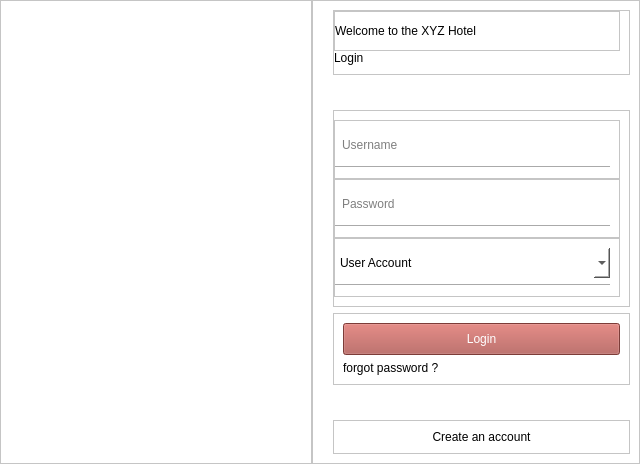
<?xml version="1.0" encoding="UTF-8"?>
<ui version="4.0">
 <class>login</class>
 <widget class="QWidget" name="login">
  <property name="geometry">
   <rect>
    <x>0</x>
    <y>0</y>
    <width>640</width>
    <height>464</height>
   </rect>
  </property>
  <property name="maximumSize">
   <size>
    <width>640</width>
    <height>16777215</height>
   </size>
  </property>
  <property name="windowTitle">
   <string>XYZ - login </string>
  </property>
  <property name="styleSheet">
   <string notr="true">background-color: rgb(255, 255, 255);</string>
  </property>
  <layout class="QHBoxLayout" name="horizontalLayout">
   <property name="spacing">
    <number>0</number>
   </property>
   <property name="leftMargin">
    <number>0</number>
   </property>
   <property name="topMargin">
    <number>0</number>
   </property>
   <property name="rightMargin">
    <number>0</number>
   </property>
   <property name="bottomMargin">
    <number>0</number>
   </property>
   <item>
    <widget class="QFrame" name="frame">
     <property name="frameShape">
      <enum>QFrame::StyledPanel</enum>
     </property>
     <property name="frameShadow">
      <enum>QFrame::Raised</enum>
     </property>
     <layout class="QHBoxLayout" name="horizontalLayout_4">
      <property name="spacing">
       <number>0</number>
      </property>
      <property name="leftMargin">
       <number>0</number>
      </property>
      <property name="topMargin">
       <number>0</number>
      </property>
      <property name="rightMargin">
       <number>0</number>
      </property>
      <property name="bottomMargin">
       <number>0</number>
      </property>
      <item>
       <widget class="QLabel" name="label_5">
        <property name="minimumSize">
         <size>
          <width>310</width>
          <height>338</height>
         </size>
        </property>
        <property name="text">
         <string/>
        </property>
       </widget>
      </item>
     </layout>
    </widget>
   </item>
   <item>
    <widget class="QFrame" name="frame_2">
     <property name="maximumSize">
      <size>
       <width>330</width>
       <height>16777215</height>
      </size>
     </property>
     <property name="styleSheet">
      <string notr="true">font-family: 'SF Pro Display';</string>
     </property>
     <property name="frameShape">
      <enum>QFrame::StyledPanel</enum>
     </property>
     <property name="frameShadow">
      <enum>QFrame::Raised</enum>
     </property>
     <layout class="QVBoxLayout" name="verticalLayout_8">
      <property name="leftMargin">
       <number>20</number>
      </property>
      <item>
       <widget class="QFrame" name="frame_3">
        <property name="frameShape">
         <enum>QFrame::StyledPanel</enum>
        </property>
        <property name="frameShadow">
         <enum>QFrame::Raised</enum>
        </property>
        <layout class="QVBoxLayout" name="verticalLayout">
         <property name="spacing">
          <number>0</number>
         </property>
         <property name="leftMargin">
          <number>0</number>
         </property>
         <property name="topMargin">
          <number>0</number>
         </property>
         <item>
          <widget class="QFrame" name="frame_7">
           <property name="frameShape">
            <enum>QFrame::StyledPanel</enum>
           </property>
           <property name="frameShadow">
            <enum>QFrame::Raised</enum>
           </property>
           <layout class="QHBoxLayout" name="horizontalLayout_2">
            <property name="spacing">
             <number>0</number>
            </property>
            <property name="leftMargin">
             <number>0</number>
            </property>
            <item>
             <widget class="QLabel" name="label">
              <property name="styleSheet">
               <string notr="true">font: 12pt &quot;SF Pro Display&quot;;</string>
              </property>
              <property name="text">
               <string>Welcome to the XYZ Hotel </string>
              </property>
             </widget>
            </item>
            <item>
             <spacer name="horizontalSpacer">
              <property name="orientation">
               <enum>Qt::Horizontal</enum>
              </property>
              <property name="sizeHint" stdset="0">
               <size>
                <width>58</width>
                <height>20</height>
               </size>
              </property>
             </spacer>
            </item>
            <item>
             <widget class="QPushButton" name="pushButton">
              <property name="cursor">
               <cursorShape>PointingHandCursor</cursorShape>
              </property>
              <property name="autoFillBackground">
               <bool>false</bool>
              </property>
              <property name="styleSheet">
               <string notr="true">border:none;</string>
              </property>
              <property name="text">
               <string/>
              </property>
              <property name="icon">
               <iconset resource="../../icon.qrc">
                <normaloff>:/newPrefix/icon/x-circle.svg</normaloff>
                <normalon>:/newPrefix/icon/x-circle 2.svg</normalon>:/newPrefix/icon/x-circle.svg</iconset>
              </property>
             </widget>
            </item>
           </layout>
          </widget>
         </item>
         <item>
          <widget class="QLabel" name="label_2">
           <property name="styleSheet">
            <string notr="true">font: 700 26pt &quot;SF Pro Display&quot;;</string>
           </property>
           <property name="text">
            <string>Login</string>
           </property>
          </widget>
         </item>
        </layout>
       </widget>
      </item>
      <item>
       <spacer name="verticalSpacer">
        <property name="orientation">
         <enum>Qt::Vertical</enum>
        </property>
        <property name="sizeHint" stdset="0">
         <size>
          <width>20</width>
          <height>0</height>
         </size>
        </property>
       </spacer>
      </item>
      <item>
       <widget class="QFrame" name="frame_4">
        <property name="frameShape">
         <enum>QFrame::StyledPanel</enum>
        </property>
        <property name="frameShadow">
         <enum>QFrame::Raised</enum>
        </property>
        <layout class="QVBoxLayout" name="verticalLayout_7">
         <property name="spacing">
          <number>0</number>
         </property>
         <property name="leftMargin">
          <number>0</number>
         </property>
         <item>
          <widget class="QFrame" name="frame_8">
           <property name="frameShape">
            <enum>QFrame::StyledPanel</enum>
           </property>
           <property name="frameShadow">
            <enum>QFrame::Raised</enum>
           </property>
           <layout class="QVBoxLayout" name="verticalLayout_3">
            <property name="leftMargin">
             <number>0</number>
            </property>
            <item>
             <widget class="QLineEdit" name="txt_u_name">
              <property name="minimumSize">
               <size>
                <width>0</width>
                <height>30</height>
               </size>
              </property>
              <property name="styleSheet">
               <string notr="true">border:none;
background:transparent;
padding:5px;
font: 11pt &quot;SF Pro Display&quot;;</string>
              </property>
              <property name="maxLength">
               <number>32</number>
              </property>
              <property name="placeholderText">
               <string>Username</string>
              </property>
             </widget>
            </item>
            <item>
             <widget class="Line" name="line">
              <property name="orientation">
               <enum>Qt::Horizontal</enum>
              </property>
             </widget>
            </item>
           </layout>
          </widget>
         </item>
         <item>
          <widget class="QFrame" name="frame_9">
           <property name="frameShape">
            <enum>QFrame::StyledPanel</enum>
           </property>
           <property name="frameShadow">
            <enum>QFrame::Raised</enum>
           </property>
           <layout class="QVBoxLayout" name="verticalLayout_5">
            <property name="leftMargin">
             <number>0</number>
            </property>
            <item>
             <widget class="QLineEdit" name="txt_u_pass">
              <property name="minimumSize">
               <size>
                <width>0</width>
                <height>30</height>
               </size>
              </property>
              <property name="styleSheet">
               <string notr="true">border:none;
background:transparent;
padding:5px;
font: 11pt &quot;SF Pro Display&quot;;</string>
              </property>
              <property name="maxLength">
               <number>10</number>
              </property>
              <property name="echoMode">
               <enum>QLineEdit::Password</enum>
              </property>
              <property name="placeholderText">
               <string>Password</string>
              </property>
             </widget>
            </item>
            <item>
             <widget class="Line" name="line_3">
              <property name="orientation">
               <enum>Qt::Horizontal</enum>
              </property>
             </widget>
            </item>
           </layout>
          </widget>
         </item>
         <item>
          <widget class="QFrame" name="frame_11">
           <property name="frameShape">
            <enum>QFrame::StyledPanel</enum>
           </property>
           <property name="frameShadow">
            <enum>QFrame::Raised</enum>
           </property>
           <layout class="QVBoxLayout" name="verticalLayout_6">
            <property name="leftMargin">
             <number>0</number>
            </property>
            <item>
             <widget class="QComboBox" name="cmb_u_acc_type">
              <property name="minimumSize">
               <size>
                <width>0</width>
                <height>30</height>
               </size>
              </property>
              <property name="cursor">
               <cursorShape>PointingHandCursor</cursorShape>
              </property>
              <property name="styleSheet">
               <string notr="true">border:none;
padding: 5px;
font: 10pt &quot;SF Pro Display&quot;;
</string>
              </property>
              <item>
               <property name="text">
                <string>User Account</string>
               </property>
              </item>
              <item>
               <property name="text">
                <string>Administrator Account</string>
               </property>
              </item>
             </widget>
            </item>
            <item>
             <widget class="Line" name="line_4">
              <property name="orientation">
               <enum>Qt::Horizontal</enum>
              </property>
             </widget>
            </item>
           </layout>
          </widget>
         </item>
        </layout>
       </widget>
      </item>
      <item>
       <widget class="QFrame" name="frame_5">
        <property name="frameShape">
         <enum>QFrame::StyledPanel</enum>
        </property>
        <property name="frameShadow">
         <enum>QFrame::Raised</enum>
        </property>
        <layout class="QVBoxLayout" name="verticalLayout_2">
         <item>
          <widget class="QPushButton" name="btn_login">
           <property name="minimumSize">
            <size>
             <width>40</width>
             <height>30</height>
            </size>
           </property>
           <property name="cursor">
            <cursorShape>PointingHandCursor</cursorShape>
           </property>
           <property name="styleSheet">
            <string notr="true">background: #AE544F;
font: 12pt &quot;SF Pro Display&quot;;
padding : 8px;
color: rgb(255, 255, 255);</string>
           </property>
           <property name="text">
            <string>Login</string>
           </property>
          </widget>
         </item>
         <item>
          <widget class="QPushButton" name="btn_forgot">
           <property name="cursor">
            <cursorShape>PointingHandCursor</cursorShape>
           </property>
           <property name="styleSheet">
            <string notr="true">border:none;
background:transparent;
text-align:left;</string>
           </property>
           <property name="text">
            <string>forgot password ?</string>
           </property>
          </widget>
         </item>
        </layout>
       </widget>
      </item>
      <item>
       <spacer name="verticalSpacer_2">
        <property name="orientation">
         <enum>Qt::Vertical</enum>
        </property>
        <property name="sizeHint" stdset="0">
         <size>
          <width>20</width>
          <height>0</height>
         </size>
        </property>
       </spacer>
      </item>
      <item>
       <widget class="QFrame" name="frame_6">
        <property name="frameShape">
         <enum>QFrame::StyledPanel</enum>
        </property>
        <property name="frameShadow">
         <enum>QFrame::Raised</enum>
        </property>
        <layout class="QVBoxLayout" name="verticalLayout_4">
         <item>
          <widget class="QPushButton" name="btn_create_acc">
           <property name="cursor">
            <cursorShape>PointingHandCursor</cursorShape>
           </property>
           <property name="styleSheet">
            <string notr="true">border:none;
background:transparent;</string>
           </property>
           <property name="text">
            <string>Create an account</string>
           </property>
          </widget>
         </item>
        </layout>
       </widget>
      </item>
     </layout>
    </widget>
   </item>
  </layout>
 </widget>
 <resources>
  <include location="../../icon.qrc"/>
 </resources>
 <connections>
  <connection>
   <sender>pushButton</sender>
   <signal>clicked()</signal>
   <receiver>login</receiver>
   <slot>close()</slot>
   <hints>
    <hint type="sourcelabel">
     <x>609</x>
     <y>38</y>
    </hint>
    <hint type="destinationlabel">
     <x>683</x>
     <y>47</y>
    </hint>
   </hints>
  </connection>
 </connections>
</ui>
